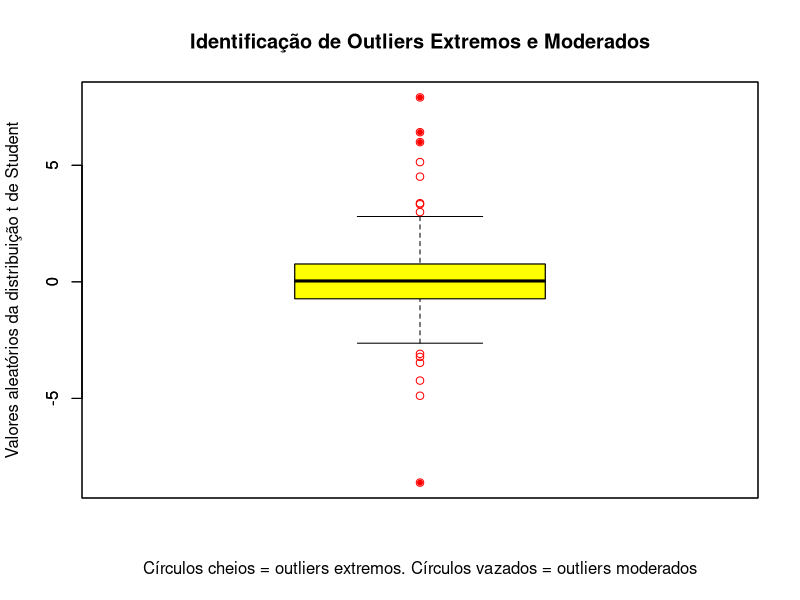

Reproduce this figure in R.
# Separatrizes em linguagem R: quartis, decis e percentis

# Etapa 1: criar um vetor atômico com 500 valores inteiros e aleatórios

set.seed(123)
dados_separatrizes = floor(runif(500, min = 0, max = 2000))
dados_separatrizes


# Etapa 2: calcular os quartis com o comando "summary" 

summary(dados_separatrizes)


# Etapa 3: calcular os decis

quantile(dados_separatrizes, probs = seq(.1, .9, by = .1))


# Etapa 4: calcular os percentis

quantile(dados_separatrizes, probs = seq(.01, .99, by = .01))


# Aplicando as separatrizes para identificar outliers


# Etapa 1: criando um vetor atômico


set.seed(123) # Ativa o gerador de números pseudoaleatórios

dados_boxplot = rt(200, df = 3) # Cria um vetor atômico com 200 dados aleatórios retirados
                                # da distribuição t de Student e com três graus de liberdade


# Etapa 2: plota o boxplot com a identificação dos outliers severos e moderados

dev.off() # Encerra os gráficos abertos em outras instâncias do R

boxplot(dados_boxplot, outcol = "red", main = "Identificação de Outliers Extremos e Moderados",
        xlab = "Círculos cheios = outliers extremos. Círculos vazados = outliers moderados",
        ylab = "Valores aleatórios da distribuição t de Student", border = "black")
boxplot(dados_boxplot, add = TRUE, range = 3, col = "yellow",
        pars = list(outpch = 20, outcol = "red", whisklty = 0, staplelty = 0))
